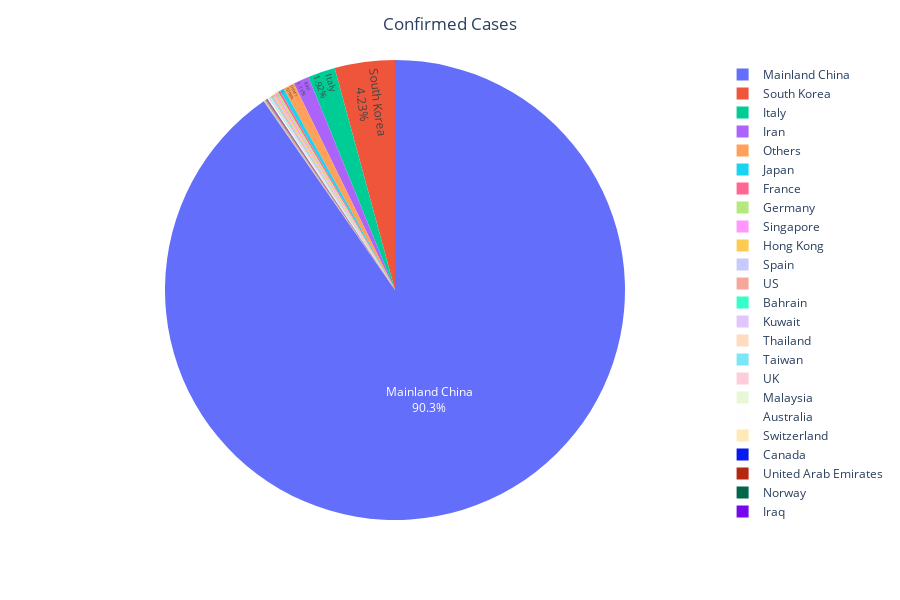

Notebook cell for this chart:
### Markdown cell above
- ülkeye göre onaylanmış vaka sayılarını kullanarak; px.pie ile pasta grafiğini içeren bir figür oluşturdum.
- Figürü update_traces ile güncelliyorum.
- textposition: metin pozisyonunu pasta dilimi içine olarak
- textinfo: metin bilgisini de yüzde + ülke ismi olarak belirliyorum.
- update_layout ile figürün görünümünü düzenliyorum.

### Code cell
fig = px.pie(df_countriess, values = 'Confirmed',names='Country/Region', height=600)
fig.update_traces(textposition='inside', textinfo='percent+label')

fig.update_layout(
    title_text='Confirmed Cases',
    title_x = 0.5,
    geo=dict(
        showframe = False,
        showcoastlines = False,
    ))

fig.show()

### Figure 1 — Plotly figure (JSON) as saved in the notebook; plotly's stock layout.template omitted (floating-point values rounded to 4 significant figures)
{"data": [{"domain": {"x": [0, 1], "y": [0, 1]}, "hoverlabel": {"namelength": 0}, "hovertemplate": "Country/Region=%{label}<br>Confirmed=%{value}", "labels": ["Vietnam", "New Zealand", "Luxembourg", "Macau", "Mainland China", "Brazil", "Malaysia", "Mexico", "Belgium", "Monaco", "Croatia", "Netherlands", "Nigeria", "Australia", "North Macedonia", "Norway", "Oman", "Belarus", "Bahrain", "Others", "Pakistan", "Azerbaijan", "Austria", "Philippines", "Lithuania", "Lebanon", "Kuwait", "Japan", "Czech Republic", "Denmark", "Dominican Republic", "Canada", "Ecuador", "Egypt", "Estonia", "Finland", "France", "Georgia", "Germany", "Greece", "Hong Kong", "Iceland", "India", "Iran", "Cambodia", "Iraq", "Ireland", "Israel", "Italy", "Qatar", "Nepal", "Singapore", "Afghanistan", "UK", "South Korea", "Armenia", "Algeria", "Taiwan", "San Marino", "Thailand", "US", "Spain", "Switzerland", "Russia", "United Arab Emirates", "Sri Lanka", "Romania", "Sweden", "North Ireland", " Azerbaijan", "Ivory Coast"], "legendgroup": "", "name": "", "showlegend": true, "textinfo": "percent+label", "textposition": "inside", "type": "pie", "values": [16, 1, 1, 10, 79826, 2, 29, 5, 2, 1, 7, 10, 1, 27, 1, 19, 6, 1, 47, 705, 4, 3, 14, 3, 1, 10, 45, 256, 3, 4, 1, 24, 6, 2, 1, 6, 130, 3, 130, 7, 96, 3, 3, 978, 1, 19, 1, 10, 1694, 3, 1, 106, 1, 36, 3736, 1, 1, 40, 1, 42, 76, 84, 27, 2, 21, 1, 3, 14, 1, 1, 1]}], "layout": {"geo": {"showcoastlines": false, "showframe": false}, "height": 600, "legend": {"tracegroupgap": 0}, "margin": {"t": 60}, "title": {"text": "Confirmed Cases", "x": 0.5}}}
